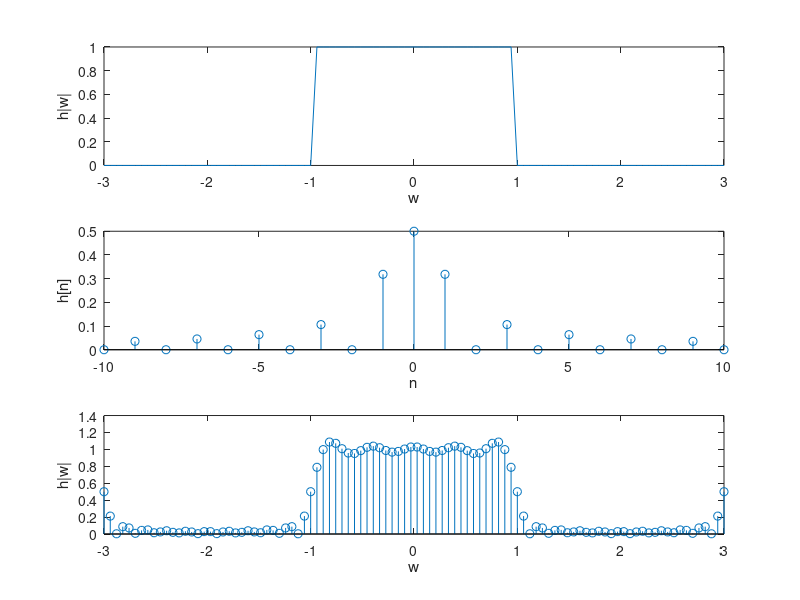

MATLAB code to generate this figure:
clc;
clear all;
close all;
w=pi/2;
t=linspace(-3,3,100);
x=zeros(1,100);
x(t>-1 & t<1)=1;
subplot(3,1,1);
plot(t,x);
xlabel("w");
ylabel("h|w|");
y=zeros(1,length(t));
n=-10:10;
h=sin(n.*w)./(pi.*n);
h(n==0)=0.5;
subplot(3,1,2);
stem(n,abs(h));
xlabel("n");
ylabel("h[n]");
for s=1:length(n)
x=h(s).*exp(i*n(s)*t*pi./2);
y=y+x;
endfor
subplot(3,1,3);
stem(t,abs(y));
xlabel("w");
ylabel("h|w|");